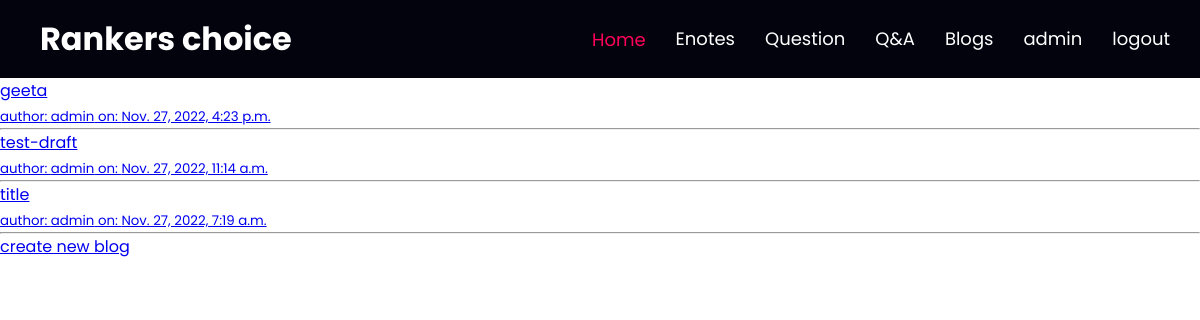
The app's page /users/blogs/ (signed in) with its own data.
### users/models.py (models this page shows)
class CustomUser(AbstractUser):
    email = models.EmailField(_('email address'), unique=True)
    year = models.IntegerField(_('year'))
    EMAIL_FIELD = "email"
    USERNAME_FIELD = "username"
    REQUIRED_FIELDS = ["email", "year"]
    objects = CustomUserManager()
    def __str__(self):
        return self.username

### blogs/models.py (models this page shows, shortened)
class Post(models.Model):
    title = models.CharField(max_length=300, unique=True)
    slug = models.SlugField(max_length=300,default=get_token_slug,editable=False,blank=False, unique=True)
    author = models.ForeignKey(get_user_model(), on_delete=models.CASCADE, related_name='blog_posts')
    content = models.TextField()
    status = models.IntegerField(choices=STATUS, default=0)
    created_at = models.DateTimeField(auto_now_add=True)
    updated_at = models.DateTimeField(auto_now=True)
    class Meta:
        ordering = ['-created_at']

### users/views.py (the view)
# urls.py: path('blogs/', views.blogs_created, name='user_blogs'),
@login_required
def blogs_created(request):
    post = Post.objects.filter(author=request.user)
    post =post.order_by('-created_at')
    return render(request, 'users/created_blogs.html', {'object_list':post})

### templates/users/created_blogs.html
{% extends "base.html" %}
{% block content %}
<ul>
    {% for object in object_list %}
    <a href="{% url 'blog-home' %}{{object.slug}}">
        <li>{{ object.title }}</li>
        <small>author: {{ object.author }}</small><small> on: {{object.created_at}}</small>
    </a>
    <hr/>
    {% empty %}
    <li>create blogs to see here.</li>
    {% endfor %}
    <a href="{% url 'post_creation' %}" >create new blog</a>
</ul>
{% endblock content %}

### templates/base.html (shortened to what this page needs)
{% load static %}
<!DOCTYPE html>
<html lang="en">
    <head>
        <link rel="stylesheet" type="text/css" href="{% static 'css/style.css' %}">
<link rel="stylesheet" href="https://cdnjs.cloudflare.com/ajax/libs/font-awesome/5.15.3/css/all.min.css"/>
    </head>
    <body>
        <header class="header">
            <h1>Rankers choice</h1>
            <ul>
                <li><a class="h active" id="homeNav" href="{% url 'home' %}">Home</a></li>
                <li><a class="h" href="{% url 'enotes' %}">Enotes</a></li>
                <li><a class="h" href="{% url 'question' %}">Question</a></li>
                <li><a class="h" href="{% url 'list-faq' %}">Q&A</a></li>
                <li><a class="h" id="aboutNav" href="{% url 'blog-home' %}">Blogs</a></li>
                {% if user.is_authenticated %}
                <li><a class="h" href="{% url 'profile'%}" style="margin: 20px 0 0 0;">{{request.user.username}}</a></li>
                  <li><a class="h" href="{% url 'logout'%}" style="margin: 20px 0 0 0;">logout</a></li>
                {% else %}
            <li><a class="h" href="{% url 'login'%}" style="margin: 20px 0 0 0;">Login</a></li>
            {% endif %}            </ul>
        </header>
{% block content %}{% endblock %}
</body>
</html>

### statics/css/style.css (style rules this page uses)
* { margin: 0; padding: 0; box-sizing: border-box; font-family: 'Poppins', sans-serif; scroll-behavior: smooth; }
header { display: flex; align-items: center; flex-wrap: wrap; flex-direction: row; text-align: center; padding-bottom: 15px; margin: 0; padding-top: 15px; padding-left: 40px; background: rgb(3, 3, 14); z-index: 10000; color: #fff; user-select: none; transition: .4s ease-in-out; justify-content: space-between; }
header h1 { margin-right: 60px; cursor: pointer; }
header ul { display: flex; align-items: center; flex-direction: row; flex-wrap: wrap; text-align: center; }
header ul li { list-style: none; margin-right: 30px; cursor: pointer; }
header ul li a { text-decoration: none; font-size: 18px; color: #fff; }
header ul li a:after { transition: all ease-in-out .2s; background: none repeat scroll 0 0 #ffffff; content: ""; display: block; height: 2px; width: 0; background: #ff0158; }
header ul li .h.active { color: #ff0158; }
header ul li .h.active:after { height: 0px; }

### records on screen
CustomUser: user.username "admin"
Post: title "geeta", author "admin", created_at "Nov. 27, 2022, 4:23 p.m."
Post: title "test-draft", author "admin", created_at "Nov. 27, 2022, 11:14 a.m."
Post: title "title", author "admin", created_at "Nov. 27, 2022, 7:19 a.m."
